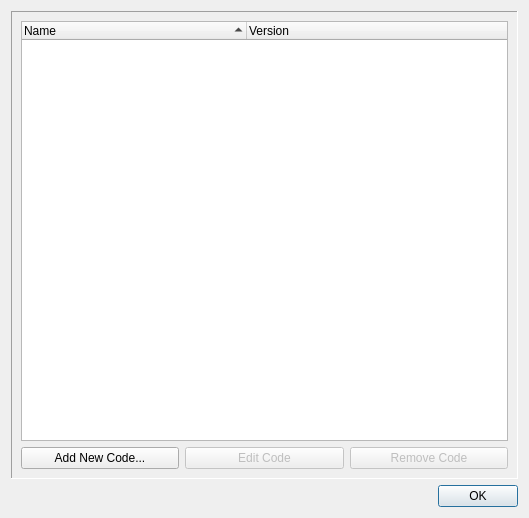
<?xml version="1.0" encoding="UTF-8"?>
<ui version="4.0">
 <class>CheatsDialog</class>
 <widget class="QDialog" name="CheatsDialog">
  <property name="geometry">
   <rect>
    <x>0</x>
    <y>0</y>
    <width>529</width>
    <height>518</height>
   </rect>
  </property>
  <property name="windowTitle">
   <string>Cheats Manager</string>
  </property>
  <layout class="QVBoxLayout" name="verticalLayout_3">
   <item>
    <widget class="QFrame" name="body">
     <property name="frameShape">
      <enum>QFrame::Panel</enum>
     </property>
     <property name="frameShadow">
      <enum>QFrame::Sunken</enum>
     </property>
     <layout class="QVBoxLayout" name="verticalLayout">
      <item>
       <layout class="QVBoxLayout" name="details">
        <item>
         <widget class="QTreeWidget" name="cheats_list">
          <property name="sizeAdjustPolicy">
           <enum>QAbstractScrollArea::AdjustToContents</enum>
          </property>
          <property name="alternatingRowColors">
           <bool>true</bool>
          </property>
          <property name="uniformRowHeights">
           <bool>true</bool>
          </property>
          <property name="sortingEnabled">
           <bool>true</bool>
          </property>
          <property name="wordWrap">
           <bool>false</bool>
          </property>
          <attribute name="headerVisible">
           <bool>true</bool>
          </attribute>
          <attribute name="headerMinimumSectionSize">
           <number>225</number>
          </attribute>
          <attribute name="headerDefaultSectionSize">
           <number>225</number>
          </attribute>
          <column>
           <property name="text">
            <string>Name</string>
           </property>
          </column>
          <column>
           <property name="text">
            <string>Version</string>
           </property>
          </column>
         </widget>
        </item>
       </layout>
      </item>
      <item>
       <layout class="QHBoxLayout" name="action_buttons">
        <item>
         <widget class="QPushButton" name="new_btn">
          <property name="text">
           <string>Add New Code...</string>
          </property>
         </widget>
        </item>
        <item>
         <widget class="QPushButton" name="edit_btn">
          <property name="enabled">
           <bool>false</bool>
          </property>
          <property name="text">
           <string>Edit Code</string>
          </property>
         </widget>
        </item>
        <item>
         <widget class="QPushButton" name="remove_btn">
          <property name="enabled">
           <bool>false</bool>
          </property>
          <property name="text">
           <string>Remove Code</string>
          </property>
         </widget>
        </item>
       </layout>
      </item>
     </layout>
    </widget>
   </item>
   <item>
    <widget class="QDialogButtonBox" name="buttonBox">
     <property name="orientation">
      <enum>Qt::Horizontal</enum>
     </property>
     <property name="standardButtons">
      <set>QDialogButtonBox::Ok</set>
     </property>
    </widget>
   </item>
  </layout>
 </widget>
 <resources>
  <include location="../../dist/qt_themes/default/default.qrc"/>
 </resources>
 <connections>
  <connection>
   <sender>buttonBox</sender>
   <signal>accepted()</signal>
   <receiver>CheatsDialog</receiver>
   <slot>accept()</slot>
   <hints>
    <hint type="sourcelabel">
     <x>221</x>
     <y>378</y>
    </hint>
    <hint type="destinationlabel">
     <x>221</x>
     <y>199</y>
    </hint>
   </hints>
  </connection>
 </connections>
</ui>
